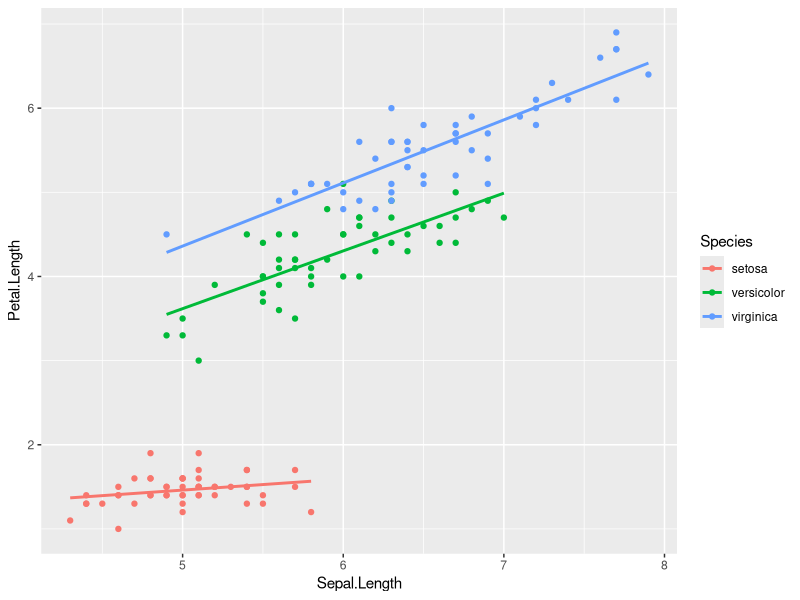

Recreate this plot in R.
library(ggplot2)

ggplot(iris, aes(Sepal.Length, Petal.Length, color = Species)) +
  geom_point() +
  geom_smooth(method = "lm", se = FALSE)
